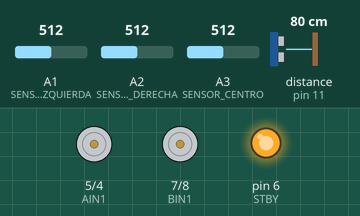
Simulated run of this sketch. Board: Arduino Uno, built with avr-gcc and run on an emulated ATmega328P. Shown: motor-driver pin pairs drawn as motors (green arrow = first pin HIGH = forward, orange = second pin HIGH = backward, longer = more drive, scaled by the enable pin, stopped while the standby pin is LOW), output pins drawn as LEDs (lit = HIGH). Wiring (inferred from the names in the program): ultrasonic range finder: trigger pin 10; echo pin 11. The inputs (shaded band) are chosen by the test bench; at power-on: distance to the obstacle (sensor on pin 11) 80 cm, A1 (SENSOR_IZQUIERDA) = 512, A2 (SENSOR_DERECHA) = 512, A3 (SENSOR_CENTRO) = 512. The echo pulse lasts 58.3 µs per cm; pins used as bus, display or sensor lines are not drawn; what the sketch prints to the serial monitor is not drawn.

Above: at 1.2 s.
1.3 s: distance to the obstacle (sensor on pin 11) set to 33 cm
3.5 s: distance to the obstacle (sensor on pin 11) set to 27 cm
At 3.78 s:
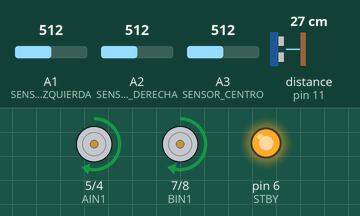
7.0 s: distance to the obstacle (sensor on pin 11) set to 17 cm
At 7.01 s:
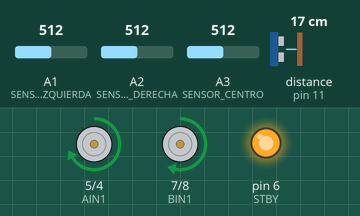
10.5 s: distance to the obstacle (sensor on pin 11) set to 14 cm
At 11.03 s:
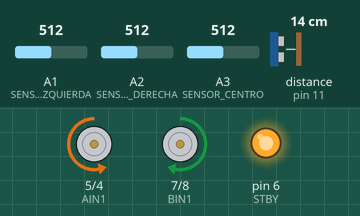
14.0 s: distance to the obstacle (sensor on pin 11) set to 18 cm
17.5 s: distance to the obstacle (sensor on pin 11) set to 2 cm
Timing chart, 0 to 22.0 s (numbered marks = the images above; inputs shaded):
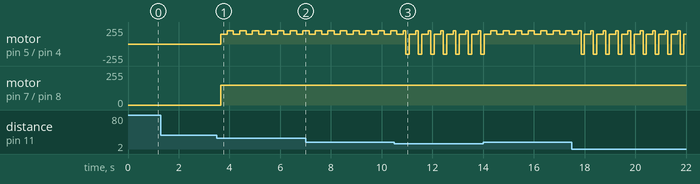

Measured:
- the behaviour switches between 31 and 30 cm on distance to the obstacle (sensor on pin 11) (found by bisection; images 0 and 1)
- the behaviour switches between 16 and 15 cm on distance to the obstacle (sensor on pin 11) (found by bisection; images 2 and 3)
- after the input at 1.3 s, every drawn part: stays the same
- after the input at 3.5 s, motor on pin 5 (AIN1) / pin 4 (AIN2): alternates forward 200/255 for 0.25 s and forward 150/255 for 0.25 s, starting after 0.16 s; motor on pin 7 (BIN1) / pin 8 (BIN2): stopped → forward 150/255 after 0.16 s

The sketch:

sketch_feb19f.ino
```cpp
#define GO A0
#define RDY 13

#define SENSOR_IZQUIERDA A1
#define SENSOR_CENTRO A3
#define SENSOR_DERECHA A2

int PWM_A = 3;
int AIN2 = 4;
int AIN1 = 5;
int STBY = 6;
int BIN1 = 7;
int BIN2 = 8;
int PWM_B = 9;

int Trigger=10;
int Echo=11;


void setup() {
    pinMode(GO,INPUT);
    pinMode(RDY,INPUT);

    pinMode(SENSOR_IZQUIERDA, INPUT);
    pinMode(SENSOR_CENTRO, INPUT);
    pinMode(SENSOR_DERECHA, INPUT);

    pinMode(PWM_A, OUTPUT);
    pinMode(AIN1, OUTPUT);
    pinMode(AIN2, OUTPUT);
    pinMode(PWM_B, OUTPUT);
    pinMode(BIN1, OUTPUT);
    pinMode(BIN2, OUTPUT);
    pinMode(STBY, OUTPUT);

    pinMode(Trigger,OUTPUT);
    pinMode(Echo, INPUT);


    digitalWrite(STBY, HIGH);
    Serial.begin(9600);
}

void  motores(int velA, int dirA, int velB, int dirB){
    digitalWrite(AIN1, !dirA);
    digitalWrite(AIN2, dirA); //Niega la velocidad derecha, si es HIGH lo pasa a LOW y viceversa
    analogWrite(PWM_A, velA);

    digitalWrite(BIN1, dirB);
    digitalWrite(BIN2, !dirB); //Niega la velocidad derecha, si es HIGH lo pasa a LOW y viceversa
    analogWrite(PWM_B, velB);
}

      float distancia(){
       long suma = 0;
    for (int i = 0; i < 5; i++) {
        digitalWrite(Trigger, LOW);
        delayMicroseconds(2);
        digitalWrite(Trigger, HIGH);
        delayMicroseconds(5);
        digitalWrite(Trigger, LOW);
        long tiempo = pulseIn(Echo, HIGH, 3000); // Timeout de 30ms
        if (tiempo == 0) return 999; // Si no detecta nada, devuelve un valor alto
        suma += tiempo;
    }
    long tiempo = suma / 5; // Promedio de 5 mediciones
    return (tiempo * 0.0343) / 2;
    }


void loop() {
  //if(GO==HIGH){

 long duration;
    float distance;

    // Enviar pulso ultrasónico
    digitalWrite(Trigger, LOW);
    delayMicroseconds(2);
    digitalWrite(Trigger, HIGH);
    delayMicroseconds(10);
    digitalWrite(Trigger, LOW);

    // Medir el tiempo de respuesta del eco
    duration = pulseIn(Echo, HIGH);

    // Convertir el tiempo en distancia (cm)
    distance = (duration * 0.0343) / 2;

    Serial.print("Distancia: ");
    Serial.print(distance);
    Serial.println(" cm");

    float medida= distancia();
    Serial.print("Distancia:"); Serial.print(medida);Serial.print("cm");
    if(medida> 0 && medida < 30){
      if(medida<15){
      motores(150, HIGH, 150,  HIGH);
    }


    delay(20);

    int izquierda = analogRead(SENSOR_IZQUIERDA) > 100 ? 1 : 0;
    int centro = analogRead(SENSOR_CENTRO)> 100 ? 1 : 0;
    int derecha = analogRead(SENSOR_DERECHA)> 100 ? 1 : 0;
    delay(100);

   //   Serial.println(" \t ");
    Serial.print(izquierda); Serial.println(" | Izquierda ");
    Serial.print(centro);    Serial.println(" | Centro ");
    Serial.print(derecha);   Serial.println(" | Derecha ");

    // Detectar línea
    if (izquierda == 0 && centro == 0 && derecha == 0) {
        Serial.println("Todos los sensores detectan BLANCO");
        motores(0, HIGH, 0, HIGH);
    }


    else if (izquierda == 1 && centro == 1 && derecha == 1) {
        Serial.println("Todos los sensores detectan NEGRO");
        motores(150, LOW, 150, HIGH );
        delay(250);
        motores(200, LOW, 150,HIGH );
    }


    else if (izquierda == 1 && centro == 0 && derecha == 1) {
        Serial.println("Línea detectada en el CENTRO");
        motores(150, HIGH, 150,  HIGH); //avanzar hacia enfrente
    }


    else if (izquierda == 0 && centro == 1 && derecha == 1) {
        Serial.println("Línea detectada a la DERECHA");
        motores(100, LOW, 150, HIGH); // girrar a la izquierda
    }


    else if (izquierda == 1 && centro == 1 && derecha == 0) {
        Serial.println("Línea detectada a la IZQUIERDA");
        motores(150, HIGH, 100, LOW); //girar a la derecha
    }


    else if(izquierda==0 && centro==1 && derecha ==0){
      Serial.println("Línea detectada enfrente");
      motores(150, LOW, 150, LOW); //retroceder
    }

    delay(100);


  }}
```
